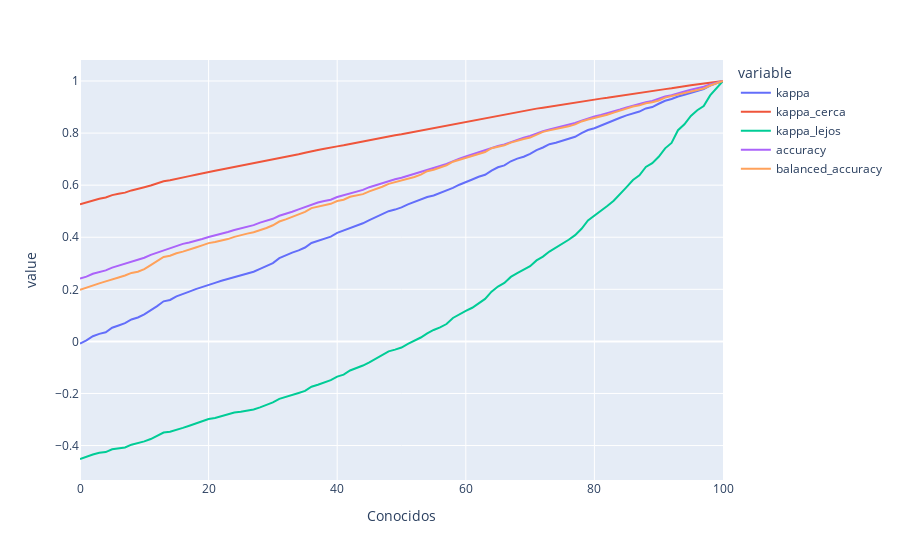

The cell this chart's notebook holds for it:
### Code cell
#Grafico el comportamiento de la métrica a medida que incremento los aciertos. Tambien muestro lor resultados de otras metricas como Accuracy y Balanced Accuracy
px.line(kappa_progression,x='Conocidos',y=['kappa',
                                           'kappa_cerca',
                                           'kappa_lejos',
                                           'accuracy',
                                           'balanced_accuracy'])
